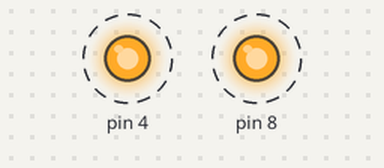
This sketch was run on a simulated Arduino Uno, built with avr-gcc and run on an emulated ATmega328P. On the bench: output pins drawn as LEDs (lit = HIGH). Dashed ring = blinking.

Above: at 0.5 s.
Timing chart, 0 to 4.6 s (numbered marks = the images above):
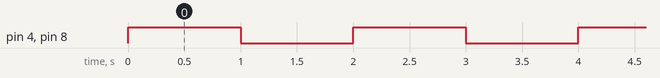

The sketch:

piscando_dois_leds.ino
```cpp
void setup() {
  // put your setup code here, to run once:
//  Pisca dois leds
// declarar as variaveis
 pinMode (8,OUTPUT);
 pinMode(4,OUTPUT);
}

void loop() {
  // put your main code here, to run repeatedly:
//  liga os dois leds
  digitalWrite(4,HIGH);
  digitalWrite(8,HIGH);
//  esperar 1 segundo
  delay(1000);
//  desligas os dois leds
  digitalWrite(4, LOW);
  digitalWrite(8, LOW);
//  esperar 1 segundo
delay(1000);

}
```

Measured:
- by itself, pin 4, pin 8: alternates HIGH for 1.0 s and LOW for 1.0 s
